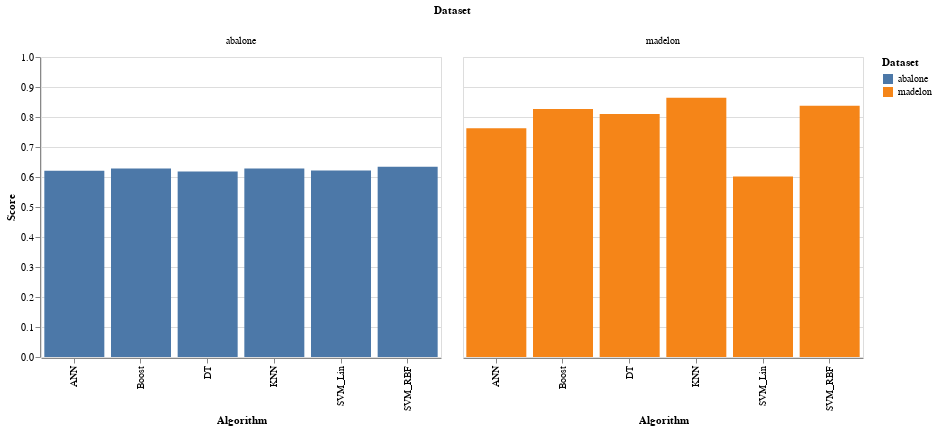

Notebook code for this chart:
### Markdown cell above
## Overall Scores

### Code cell
results = pd.read_csv('reports/output/test-results-reduced.csv')
results['Best_Params'] = results.loc[:, 'Hyperparameters':].astype(str).sum(axis=1)
alt.Chart(results).mark_bar().encode(
    x='Algorithm:N',
    y=alt.Y('Score:Q', scale=alt.Scale(domain=[0.0, 1.0])),
    column='Dataset:N',
    color='Dataset:N'
)

### Figure 1 — Vega-Lite specification as saved in the notebook (floating-point values rounded to 4 significant figures)
{"$schema": "https://vega.github.io/schema/vega-lite/v2.6.0.json", "config": {"background": "white", "view": {"height": 300, "width": 400}}, "data": {"name": "data-f36743b896d3ba9bf089f85a6ef93a94"}, "datasets": {"data-f36743b896d3ba9bf089f85a6ef93a94": [{"Algorithm": "ANN", "Best_Params": "{'MLP__activation': 'relu' 'MLP__alpha': 0.0001 'MLP__hidden_layer_sizes': (6262.0 62)}", "Dataset": "madelon", "Hyperparameters": "{'MLP__activation': 'relu'", "Score": 0.7628, "Unnamed: 4": " 'MLP__alpha': 0.0001", "Unnamed: 5": " 'MLP__hidden_layer_sizes': (62", "Unnamed: 6": 62, "Unnamed: 7": " 62)}"}, {"Algorithm": "ANN", "Best_Params": "{'MLP__activation': 'relu' 'MLP__alpha': 1.0 'MLP__hidden_layer_sizes': (2020.0 20)}", "Dataset": "abalone", "Hyperparameters": "{'MLP__activation': 'relu'", "Score": 0.6211, "Unnamed: 4": " 'MLP__alpha': 1.0", "Unnamed: 5": " 'MLP__hidden_layer_sizes': (20", "Unnamed: 6": 20, "Unnamed: 7": " 20)}"}, {"Algorithm": "Boost", "Best_Params": "{'Boost__base_estimator__alpha': -0.001 'Boost__n_estimators': 5}nannannan", "Dataset": "madelon", "Hyperparameters": "{'Boost__base_estimator__alpha': -0.001", "Score": 0.8269, "Unnamed: 4": " 'Boost__n_estimators': 5}", "Unnamed: 5": null, "Unnamed: 6": null, "Unnamed: 7": null}, {"Algorithm": "Boost", "Best_Params": "{'Boost__base_estimator__alpha': 0.0316227766016838 'Boost__n_estimators': 20}nannannan", "Dataset": "abalone", "Hyperparameters": "{'Boost__base_estimator__alpha': 0.0316227766016838", "Score": 0.6283, "Unnamed: 4": " 'Boost__n_estimators': 20}", "Unnamed: 5": null, "Unnamed: 6": null, "Unnamed: 7": null}, {"Algorithm": "DT", "Best_Params": "{'DT__alpha': 0 'DT__class_weight': 'balanced' 'DT__criterion': 'gini'}nannan", "Dataset": "madelon", "Hyperparameters": "{'DT__alpha': 0", "Score": 0.8103, "Unnamed: 4": " 'DT__class_weight': 'balanced'", "Unnamed: 5": " 'DT__criterion': 'gini'}", "Unnamed: 6": null, "Unnamed: 7": null}, {"Algorithm": "DT", "Best_Params": "{'DT__alpha': 0.01 'DT__class_weight': 'balanced' 'DT__criterion': 'gini'}nannan", "Dataset": "abalone", "Hyperparameters": "{'DT__alpha': 0.01", "Score": 0.6182, "Unnamed: 4": " 'DT__class_weight': 'balanced'", "Unnamed: 5": " 'DT__criterion': 'gini'}", "Unnamed: 6": null, "Unnamed: 7": null}, {"Algorithm": "KNN", "Best_Params": "{'KNN__metric': 'manhattan' 'KNN__n_neighbors': 10 'KNN__weights': 'distance'}nannan", "Dataset": "madelon", "Hyperparameters": "{'KNN__metric': 'manhattan'", "Score": 0.8641, "Unnamed: 4": " 'KNN__n_neighbors': 10", "Unnamed: 5": " 'KNN__weights': 'distance'}", "Unnamed: 6": null, "Unnamed: 7": null}, {"Algorithm": "KNN", "Best_Params": "{'KNN__metric': 'chebyshev' 'KNN__n_neighbors': 34 'KNN__weights': 'distance'}nannan", "Dataset": "abalone", "Hyperparameters": "{'KNN__metric': 'chebyshev'", "Score": 0.6283, "Unnamed: 4": " 'KNN__n_neighbors': 34", "Unnamed: 5": " 'KNN__weights': 'distance'}", "Unnamed: 6": null, "Unnamed: 7": null}, {"Algorithm": "SVM_Lin", "Best_Params": "{'SVM__alpha': 0.1 'SVM__n_iter': 687}nannannan", "Dataset": "madelon", "Hyperparameters": "{'SVM__alpha': 0.1", "Score": 0.6013, "Unnamed: 4": " 'SVM__n_iter': 687}", "Unnamed: 5": null, "Unnamed: 6": null, "Unnamed: 7": null}, {"Algorithm": "SVM_Lin", "Best_Params": "{'SVM__alpha': 0.0001 'SVM__n_iter': 428}nannannan", "Dataset": "abalone", "Hyperparameters": "{'SVM__alpha': 0.0001", "Score": 0.622, "Unnamed: 4": " 'SVM__n_iter': 428}", "Unnamed: 5": null, "Unnamed: 6": null, "Unnamed: 7": null}, {"Algorithm": "SVM_RBF", "Best_Params": "{'SVM__alpha': 0.00031622776601683794 'SVM__gamma_frac': 0.15000000000000002 'SVM__n_iter': 687}nannan", "Dataset": "madelon", "Hyperparameters": "{'SVM__alpha': 0.00031622776601683794", "Score": 0.8372, "Unnamed: 4": " 'SVM__gamma_frac': 0.15000000000000002", "Unnamed: 5": " 'SVM__n_iter': 687}", "Unnamed: 6": null, "Unnamed: 7": null}, {"Algorithm": "SVM_RBF", "Best_Params": "{'SVM__alpha': 0.0031622776601683794 'SVM__gamma_frac': 0.2 'SVM__n_iter': 428}nannan", "Dataset": "abalone", "Hyperparameters": "{'SVM__alpha': 0.0031622776601683794", "Score": 0.6339, "Unnamed: 4": " 'SVM__gamma_frac': 0.2", "Unnamed: 5": " 'SVM__n_iter': 428}", "Unnamed: 6": null, "Unnamed: 7": null}]}, "encoding": {"color": {"field": "Dataset", "type": "nominal"}, "column": {"field": "Dataset", "type": "nominal"}, "x": {"field": "Algorithm", "type": "nominal"}, "y": {"field": "Score", "scale": {"domain": [0, 1]}, "type": "quantitative"}}, "mark": "bar"}
